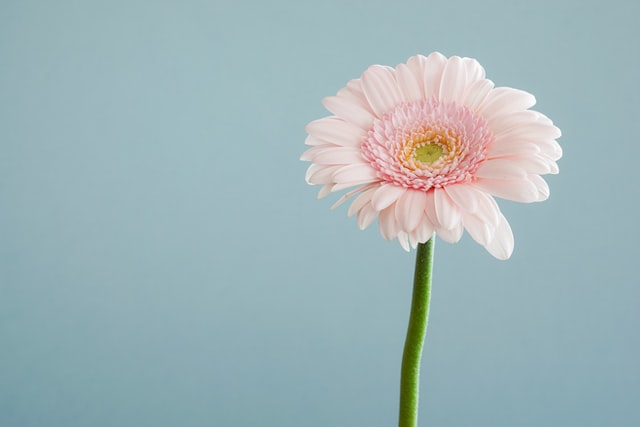
#> input picture Assignment6/images/flower.jpg, 640 x 427 px
$ python 'Salt and Paper.py'
#> lines starting #> are read from the running program, lines starting #| are printed output that depends on the picture; after the words box and inside, x2 and y2 are one past the last pixel; in counts of white or black regions, pixels touching at a corner belong together
#!/usr/bin/env python
# coding: utf-8

# # Importing Libraries

# In[1]:


import matplotlib.pyplot as plt
import cv2
import numpy as np
import random


# # Loading Image

# In[2]:


img_path = './images/flower.jpg'
img_path


# In[3]:


bgr_img = cv2.imread(img_path, -1)
#> bgr_img is the input picture: shape (427, 640, 3); mean B, G, R 184.5, 180.5, 159.1
rgb_img = cv2.cvtColor(bgr_img, cv2.COLOR_BGR2RGB)
gray_img = cv2.imread(img_path, 0)
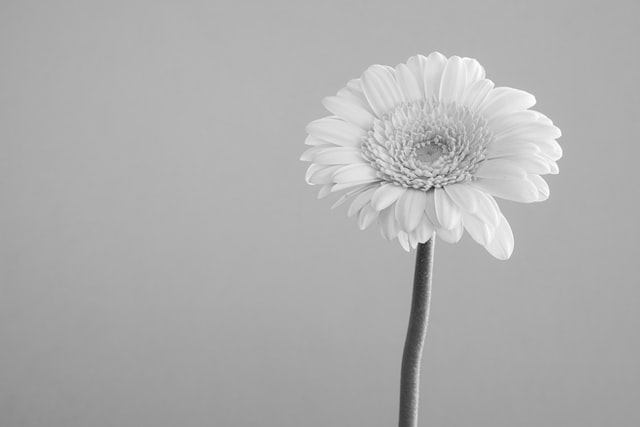
#> gray_img: shape (427, 640); min 29, max 255, mean 174.6
rgb_img.shape
gray_img.shape


# # Declaring Functions

# In[4]:


def salt_paper_noise(img, thres):

#> called with thres = 0.01
    w,h = img.shape
#> w = 427; h = 640
    output = img.copy()

    for i in range(w):
        for j in range(h):
            rand = random.random()
            if rand < thres:
                output[i,j] = 0
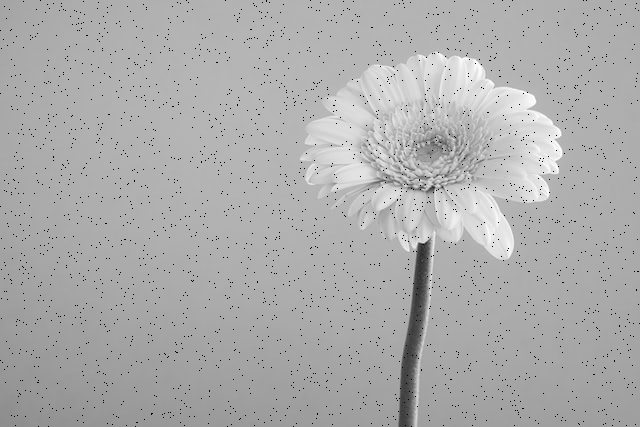
#> output: shape (427, 640); 1.01% of pixels changed, all inside (x1, y1, x2, y2) = (0, 0, 640, 427)
            #elif rand > 1-thres:
                #output[i,j] = 0
    return output


# # Noisy Image

# In[5]:


noisy_img = salt_paper_noise(gray_img, 0.01)


# # gaussian blur

# In[6]:


average_blur = cv2.blur(noisy_img,(5,5))


# In[7]:


gauss_blur = cv2.GaussianBlur(noisy_img,(5,5),0)


# In[8]:


median_blur = cv2.medianBlur(noisy_img,5)


# In[9]:


plt.figure(figsize=(30,25))
plt.subplot(3,2,1)
plt.title('RGB')
plt.imshow(rgb_img, cmap='gray')

plt.subplot(3,2,2)
plt.title('GRAY')
plt.imshow(gray_img, cmap='gray')

plt.subplot(3,2,3)
plt.title('NOISY')
plt.imshow(noisy_img, cmap='gray')

plt.subplot(3,2,4)
plt.title('Average Blur')
plt.imshow(average_blur, cmap='gray')

plt.subplot(3,2,5)
plt.title('Gauss Blur')
plt.imshow(gauss_blur, cmap='gray')

plt.subplot(3,2,6)
plt.title('Madian Blurr')
plt.imshow(median_blur, cmap='gray')

plt.savefig('nise_blur.png')


# In[ ]:
